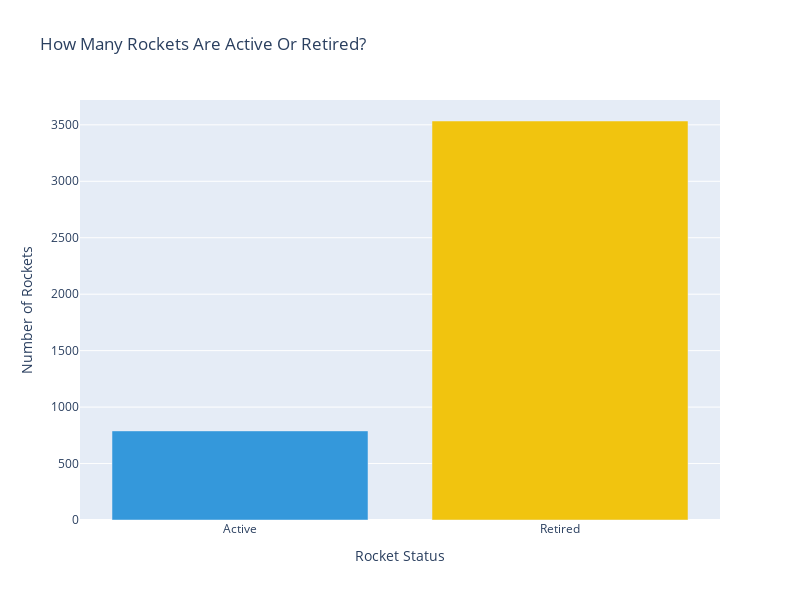

Notebook code cell kept with this figure:
### Markdown cell above
### Number Of Active Vs. Retired Rockets

### Code cell
rocket_status = data.groupby("Rocket_Status", as_index=True).size()

fig = px.bar(rocket_status,
             x=rocket_status.index,
             y=rocket_status.values,
             title="How Many Rockets Are Active Or Retired?",
             color_discrete_sequence=['#3498db', '#f1c40f'],
             color=rocket_status.index,
             width=800,
             height=600
)

fig.update_layout(xaxis_title="Rocket Status",
                  yaxis_title="Number of Rockets",
                  xaxis_tickvals=[1, 0],
                  xaxis_ticktext=["Retired", "Active"]
)

fig.update_traces(hovertemplate='%{y} Rockets',showlegend=False).show()

### Figure 1 — Plotly figure (JSON) as saved in the notebook; plotly's stock layout.template omitted (floating-point values rounded to 4 significant figures)
{"data": [{"alignmentgroup": "True", "hovertemplate": "%{y} Rockets", "legendgroup": "StatusActive", "marker": {"color": "#3498db", "pattern": {"shape": ""}}, "name": "StatusActive", "offsetgroup": "StatusActive", "orientation": "v", "showlegend": false, "textposition": "auto", "type": "bar", "x": ["StatusActive"], "xaxis": "x", "y": [789], "yaxis": "y"}, {"alignmentgroup": "True", "hovertemplate": "%{y} Rockets", "legendgroup": "StatusRetired", "marker": {"color": "#f1c40f", "pattern": {"shape": ""}}, "name": "StatusRetired", "offsetgroup": "StatusRetired", "orientation": "v", "showlegend": false, "textposition": "auto", "type": "bar", "x": ["StatusRetired"], "xaxis": "x", "y": [3534], "yaxis": "y"}], "layout": {"barmode": "relative", "height": 600, "legend": {"title": {"text": "Rocket_Status"}, "tracegroupgap": 0}, "title": {"text": "How Many Rockets Are Active Or Retired?"}, "width": 800, "xaxis": {"anchor": "y", "autorange": true, "categoryarray": ["StatusActive", "StatusRetired"], "categoryorder": "array", "domain": [0, 1], "range": [-0.5, 1.5], "ticktext": ["Retired", "Active"], "tickvals": [1, 0], "title": {"text": "Rocket Status"}, "type": "category"}, "yaxis": {"anchor": "x", "autorange": true, "domain": [0, 1], "range": [0, 3720], "title": {"text": "Number of Rockets"}, "type": "linear"}}}
